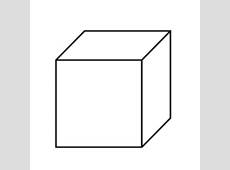
#> input picture images/cube_1.jpg, 230 x 170 px; its folder holds only this picture in this run
$ python image_classifier.py   (Python 2 division)
#> lines starting #> are read from the running program, lines starting #| are printed output that depends on the picture
import matplotlib.pylab as pl
import pandas as pd
import numpy as np
import PIL
from PIL import Image
import base64
from StringIO import StringIO
from bs4 import BeautifulSoup
import requests
import re
import urllib2
import os

from sklearn.decomposition import RandomizedPCA
from sklearn.neighbors import KNeighborsClassifier

STANDARD_SIZE = (300, 167)

# [18 lines left out: function download_images, not called in this run]


def img_to_matrix(filename, verbose=False):

    img = PIL.Image.open(filename)
    if verbose==True:
        print "changing size from %s to %s" % (str(img.size), str(STANDARD_SIZE))
    img = img.resize(STANDARD_SIZE)
    img = list(img.getdata())
    img = map(list, img)
    img = np.array(img)
    return img

def flatten_image(img):

    s = img.shape[0] * img.shape[1]
    img_wide = img.reshape(1, s)
    return img_wide[0]


def convert_image_to_array():
	print "converting images to array...."
	image_dir = "images/"
	images = [image_dir+ f for f in os.listdir(image_dir)]
	labels = ["sphere" if "sphere" in f.split('/')[-1] else "cube" for f in images]

	data = []

	for image in images:
		img = img_to_matrix(image)
#> in img_to_matrix, img is the input picture: PIL image 230x170 RGB; min 0, max 255, mean 239.5
#> in img_to_matrix, `img = img.resize(STANDARD_SIZE)`:
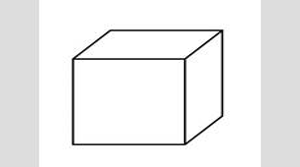
#> img: PIL image 300x167 RGB; min 0, max 255, mean 239.3
#> in img_to_matrix, `img = list(img.getdata())`: img = 50100 items
		img = flatten_image(img)
		data.append(img)

	data = np.array(data)
	print "Done."
	return data,labels

def create_training_and_test_set(data , labels):
	print "Creating training set..."
	is_train = np.random.uniform(0,1,len(data)) <= 0.7
	y = np.where(np.array(labels)=='sphere' , 1 ,0)
	train_x , train_y = data[is_train] , y[is_train]
	print "Done."
	print "Creating test set..."
	test_x , test_y = data[is_train == False] , y[is_train == False]
	print "Done."
	return train_x , train_y , test_x , test_y ,y


def plot_for_2d(data , y):
	print "Reducing dimension to 2D for visualization...."
	pca = RandomizedPCA(n_components=2)
	X = pca.fit_transform(data)
	df = pd.DataFrame({"x": X[:, 0], "y": X[:, 1], "label":np.where(y==1, "Sphere", "cube")})
	colors = ["red", "yellow"]
	print "Displaying plot...."
	for label, color in zip(df['label'].unique(), colors):
		mask = df['label'] == label
		pl.scatter(df[mask]['x'], df[mask]['y'], c=color, label=label)
	pl.show()
	print "Done."


def dimentionality_reduction(train_x , test_x):
	print "Dimentionality reduction to 10D on training and test data...."
	pca = RandomizedPCA(n_components=10)
	train_x = pca.fit_transform(train_x)
	test_x = pca.transform(test_x)
	print "Done."
	return train_x , test_x


# [37 lines left out: functions knn_classifier, evaluate, summary, not called in this run]


# [6 lines of commented-out code are left out]

data , labels = convert_image_to_array()
#> labels = ['cube']

train_x ,train_y , test_x, test_y, y = create_training_and_test_set(data , labels)
#> in create_training_and_test_set, `is_train = np.random.uniform(0,1,len(data)) <= 0.7`: is_train = [True]
#> in create_training_and_test_set, `y = np.where(np.array(labels)=='sphere' , 1 ,0)`: y = [0]
#> in create_training_and_test_set, `test_x , test_y = data[is_train == False] , y[is_train == False]`: test_x = empty array
#> train_y = [0]; test_x = empty array; test_y = empty array; y = [0]

plot_for_2d(data ,y)
#> (the call stopped at in plot_for_2d, `pca = RandomizedPCA(n_components=2)`: sklearn is not available in this run)

#> (the run stopped early here; a loop or call above may not have finished)

$ run again, on images/sphere_11.jpg
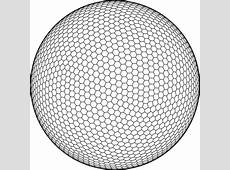
#> input picture images/sphere_11.jpg, 230 x 170 px
#> in img_to_matrix, img is the input picture: PIL image 230x170 RGB; min 0, max 255, mean 212.5
#> in img_to_matrix, `img = img.resize(STANDARD_SIZE)`:
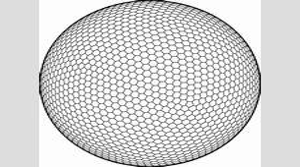
#> img: PIL image 300x167 RGB; min 0, max 255, mean 212.1
#> in img_to_matrix, `img = list(img.getdata())`: img = 50100 items
#> labels = ['sphere']
#> is_train = [True]
#> in create_training_and_test_set, `y = np.where(np.array(labels)=='sphere' , 1 ,0)`: y = [1]
#> in create_training_and_test_set, `test_x , test_y = data[is_train == False] , y[is_train == False]`: test_x = empty array
#> `train_x ,train_y , test_x, test_y, y = create_training_and_test_set(da..`: train_y = [1]; test_x = empty array; y = [1]

$ run again, on images/cube_11.jpg
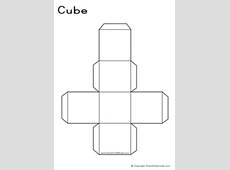
#> input picture images/cube_11.jpg, 230 x 170 px
#> in img_to_matrix, img is the input picture: PIL image 230x170 RGB; min 0, max 255, mean 235.2
#> in img_to_matrix, `img = img.resize(STANDARD_SIZE)`:
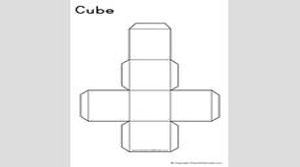
#> img: PIL image 300x167 RGB; min 5, max 255, mean 235.1
#> in img_to_matrix, `img = list(img.getdata())`: img = 50100 items
#> labels = ['cube']
#> is_train = [True]
#> in create_training_and_test_set, `y = np.where(np.array(labels)=='sphere' , 1 ,0)`: y = [0]
#> in create_training_and_test_set, `test_x , test_y = data[is_train == False] , y[is_train == False]`: test_x = empty array
#> `train_x ,train_y , test_x, test_y, y = create_training_and_test_set(da..`: train_y = [0]; test_x = empty array; y = [0]

$ run again, on images/cube_21.jpg
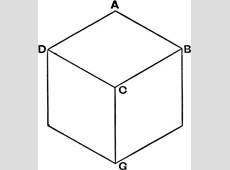
#> input picture images/cube_21.jpg, 230 x 170 px
#> in img_to_matrix, img is the input picture: PIL image 230x170 RGB; min 0, max 255, mean 236.3
#> in img_to_matrix, `img = img.resize(STANDARD_SIZE)`:
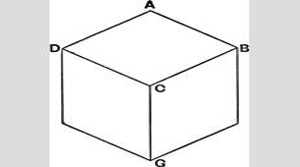
#> img: PIL image 300x167 RGB; min 0, max 255, mean 236.1
#> in img_to_matrix, `img = list(img.getdata())`: img = 50100 items
#> labels = ['cube']
#> is_train = [True]
#> in create_training_and_test_set, `y = np.where(np.array(labels)=='sphere' , 1 ,0)`: y = [0]
#> in create_training_and_test_set, `test_x , test_y = data[is_train == False] , y[is_train == False]`: test_x = empty array
#> `train_x ,train_y , test_x, test_y, y = create_training_and_test_set(da..`: train_y = [0]; test_x = empty array; y = [0]
